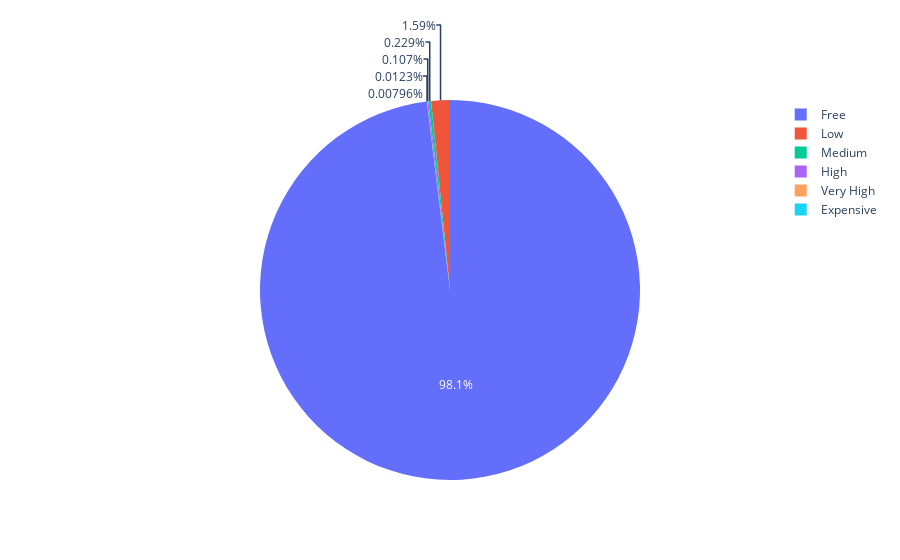

The cell this chart's notebook holds for it:
### Code cell
# Plot the same thing with plotly
import plotly.graph_objs as go

fig = go.Figure(data=[go.Pie(labels=df['Price_groups'].value_counts().index, values=df['Price_groups'].value_counts().values)])

fig.show()

### Figure 1 — Plotly figure (JSON) as saved in the notebook; plotly's stock layout.template omitted (floating-point values rounded to 4 significant figures)
{"data": [{"labels": ["Free", "Low", "Medium", "High", "Very High", "Expensive"], "type": "pie", "values": [2268011, 36683, 5308, 2473, 285, 184]}], "layout": {}}
